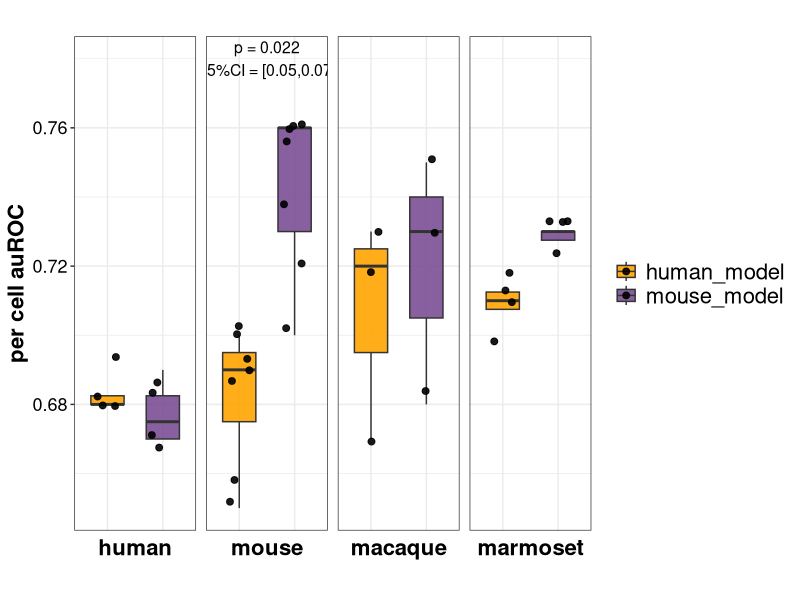
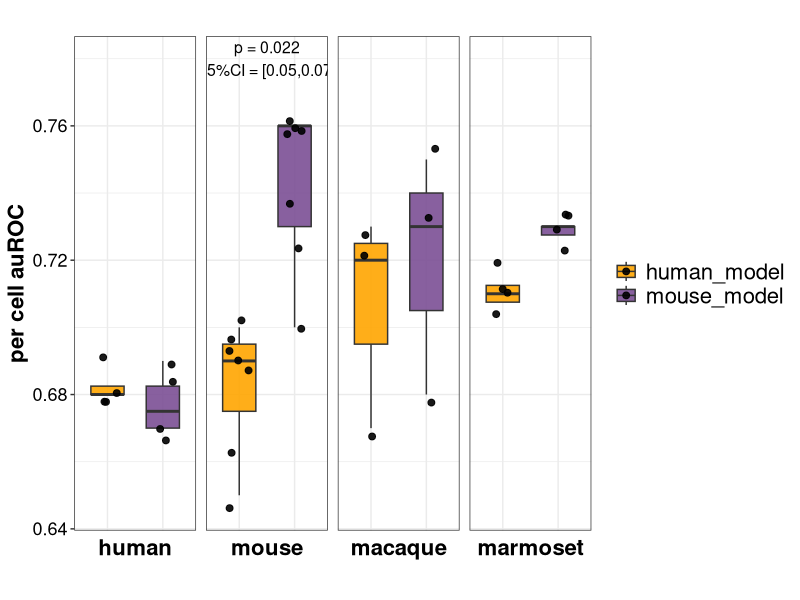

Write R code to recreate these figures, in order.
library(ggplot2)
library(readr)
library(dplyr)
library(tidyr)
df <- read_csv("auroc.csv")

## human物种的human model中有一个离群点，
# 在geom_boxplot作箱型图时指定outlier.shape = NA不画它，否则在画geom抖动点时会重复

# make model factor
df$Model <- factor(df$Model, levels = c("human_model", "mouse_model"))
df$Species<-factor(df$Species,levels=c('human','mouse','macaque','marmoset'))

##############----------auROC--------#########
filtered_df <- df %>% filter(Metric == "per cell auROC")  
## per cell auROC
## per peak auROC


#########----------filt human & mouse which are not paired-------##########
filtered_df <- filtered_df %>% 
  group_by(Species, Samples) %>%
  filter(n() == 2)
################################################################################
# 1. 为了标注，我们确定每个 species 中数值的上限，用于放置水平线和文字
y_pos <- filtered_df %>% 
  group_by(Species) %>% 
  summarise(max_val = max(Value)) %>% 
  mutate(y_position = max_val + 0.02)  # 根据实际数据调整偏移量

annotation_df <- filtered_df %>%
  pivot_wider(names_from = Model, values_from = Value) %>%
  mutate(diff =  mouse_model - human_model) %>%
  group_by(Species) %>%
  summarise(
    mean_diff = mean(diff, na.rm = TRUE),
    se_diff = sd(diff, na.rm = TRUE) / sqrt(n()),
    lower_ci = mean_diff - qt(0.975, df = n()-1) * se_diff,
    upper_ci = mean_diff + qt(0.975, df = n()-1) * se_diff,
    p_value = wilcox.test(human_model, mouse_model, paired = TRUE)$p.value,
    .groups = "drop"
  ) %>%
  mutate(
    p_value_label = sprintf("p = %.3f", p_value)
  )

# 合并标注数据
annotation_df <- left_join(annotation_df, y_pos, by = "Species")

# # 3. 绘制 boxplot，并添加水平线和标注
# ggplot(filtered_df, aes(x = Species, y = Value,group = interaction(Species,Model),fill=Model)) +
#   geom_boxplot(position = position_dodge(width = 0.9), alpha = 0.9,outlier.shape = NA)+ #不画离群点，否则会和抖动点重复
#   geom_jitter(position = position_jitterdodge(jitter.width = 0.4, dodge.width = 0.9),
#               size = 2) +
#   # 手动设置填充色
#   scale_fill_manual(values = c("human_model" = "orange", "mouse_model" = "#7B4F94")) +
#   theme_bw() +
#   theme(
#     axis.text.x = element_text(angle = 0, hjust = 0.5, size = 12, face = "bold", color = "black"),
#     axis.title = element_text(size = 12, color = "black", face = "bold"),
#     legend.title = element_blank(),
#     plot.title = element_text(hjust = 0.5, size = 12, face = "bold")
#   ) +
#   labs(title = "", x = "", y = "auROC") +
#   geom_text(data = annotation_df[annotation_df$p_value<0.05,],inherit.aes = FALSE,
#             aes(x = Species, y = y_position, 
#                 label = paste0(p_value_label, "\n95%CI = [", round(lower_ci,2), ",", round(upper_ci,2), "]")),
#             size = 3, color = "black")


# 绘图
ggplot(filtered_df, aes(x = Model, y = Value, fill = Model)) +
  # 箱线图
  geom_boxplot(width = 0.6, alpha = 0.9, outlier.shape = NA) + 
  # 散点图（抖动点）
  geom_jitter(width = 0.2, size = 2, alpha = 0.9) + 
  # 分面（按Species分组）
  facet_wrap(~ Species, scales = "free_x", strip.position = "bottom",nrow=1) + 
  # 颜色设置
  scale_fill_manual(values = c("human_model" = "orange", 
                               "mouse_model" = "#7B4F94")) +
  theme_bw() +
  theme(
    axis.text.x = element_blank(),  # 隐藏x轴标签
    axis.ticks.x = element_blank(), # 隐藏x轴刻度
    axis.text.y = element_text(size = 13, color = "black"),
    legend.text = element_text(size = 16),
    axis.title = element_text(size = 16, color = "black", face = "bold"),
    legend.title = element_blank(),
    plot.title = element_text(hjust = 0.5, size = 16, face = "bold"),
    strip.text = element_text(size = 16, face = "bold", color = "black"),  # 分面标签样式
    strip.background = element_blank(),  # 分面标签背景透明
    panel.spacing = unit(0.5, "lines")  # 增加分面之间的间距
  ) +
  labs(title = "", x = "", y = "per cell auROC") +
  geom_text(
    data = annotation_df[annotation_df$p_value<0.05,],
    aes(x = 1.5, y = y_position,  # x=1.5 将注释居中于分面面板
        label = paste0(p_value_label, "\n95%CI = [", 
                       round(lower_ci, 2), ",", 
                       round(upper_ci, 2), "]")),
    inherit.aes = FALSE,size = 4,
    color = "black",hjust = 0.5  # 文字水平居中
  )


ggsave("percellauROC1.pdf", plot = last_plot(), 
       width = 9, height = 4, units = "in",dpi=300)
